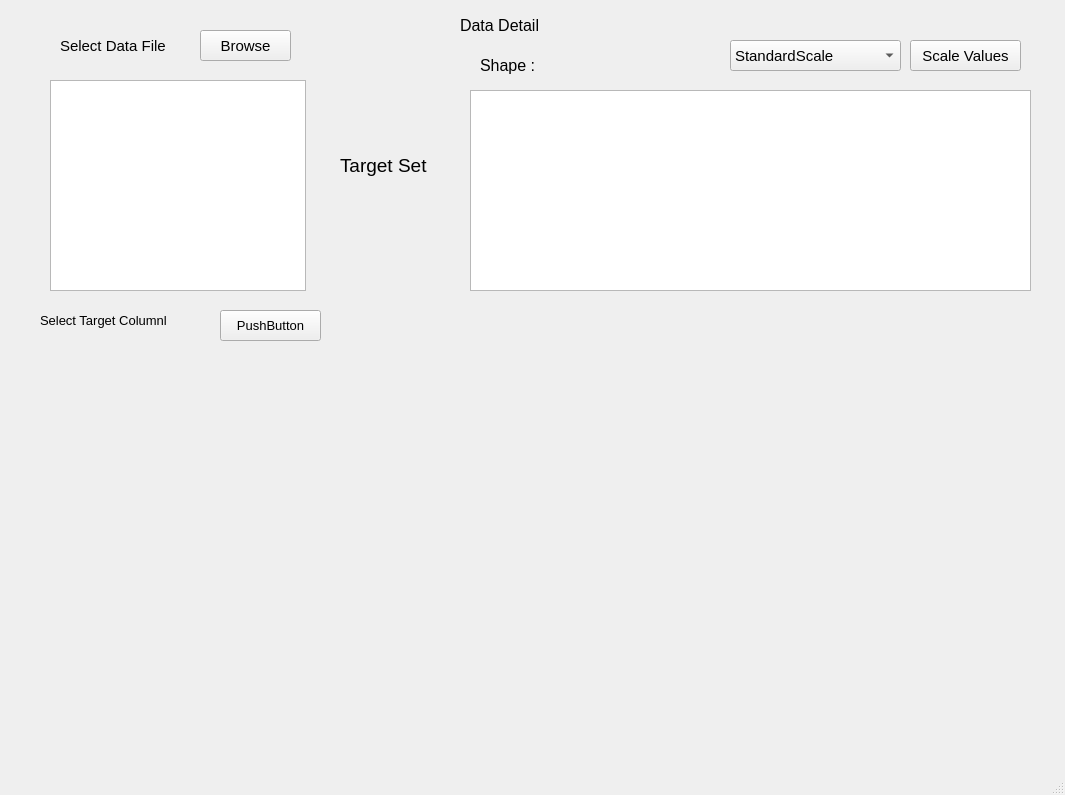
<?xml version="1.0" encoding="UTF-8"?>
<ui version="4.0">
 <class>MainWindow</class>
 <widget class="QMainWindow" name="MainWindow">
  <property name="geometry">
   <rect>
    <x>0</x>
    <y>0</y>
    <width>1065</width>
    <height>795</height>
   </rect>
  </property>
  <property name="font">
   <font>
    <pointsize>11</pointsize>
   </font>
  </property>
  <property name="windowTitle">
   <string>MainWindow</string>
  </property>
  <widget class="QWidget" name="centralwidget">
   <widget class="QLabel" name="label">
    <property name="geometry">
     <rect>
      <x>60</x>
      <y>30</y>
      <width>111</width>
      <height>31</height>
     </rect>
    </property>
    <property name="font">
     <font>
      <pointsize>11</pointsize>
     </font>
    </property>
    <property name="text">
     <string>Select Data File</string>
    </property>
   </widget>
   <widget class="QPushButton" name="Browse">
    <property name="geometry">
     <rect>
      <x>200</x>
      <y>30</y>
      <width>91</width>
      <height>31</height>
     </rect>
    </property>
    <property name="font">
     <font>
      <pointsize>11</pointsize>
     </font>
    </property>
    <property name="text">
     <string>Browse</string>
    </property>
   </widget>
   <widget class="QListWidget" name="column_list">
    <property name="geometry">
     <rect>
      <x>50</x>
      <y>80</y>
      <width>256</width>
      <height>211</height>
     </rect>
    </property>
   </widget>
   <widget class="QLabel" name="label_29">
    <property name="geometry">
     <rect>
      <x>340</x>
      <y>150</y>
      <width>91</width>
      <height>31</height>
     </rect>
    </property>
    <property name="font">
     <font>
      <pointsize>14</pointsize>
     </font>
    </property>
    <property name="text">
     <string>Target Set</string>
    </property>
   </widget>
   <widget class="QLabel" name="label_3">
    <property name="geometry">
     <rect>
      <x>460</x>
      <y>10</y>
      <width>211</width>
      <height>31</height>
     </rect>
    </property>
    <property name="font">
     <font>
      <pointsize>12</pointsize>
     </font>
    </property>
    <property name="text">
     <string>Data Detail </string>
    </property>
   </widget>
   <widget class="QLabel" name="shape">
    <property name="geometry">
     <rect>
      <x>480</x>
      <y>50</y>
      <width>231</width>
      <height>31</height>
     </rect>
    </property>
    <property name="font">
     <font>
      <pointsize>12</pointsize>
     </font>
    </property>
    <property name="text">
     <string>Shape :</string>
    </property>
   </widget>
   <widget class="QComboBox" name="scaler">
    <property name="geometry">
     <rect>
      <x>730</x>
      <y>40</y>
      <width>171</width>
      <height>31</height>
     </rect>
    </property>
    <item>
     <property name="text">
      <string>StandardScale</string>
     </property>
    </item>
    <item>
     <property name="text">
      <string>MinMaxScale</string>
     </property>
    </item>
    <item>
     <property name="text">
      <string>PowerScale</string>
     </property>
    </item>
    <item>
     <property name="text">
      <string/>
     </property>
    </item>
   </widget>
   <widget class="QPushButton" name="scale_btn">
    <property name="geometry">
     <rect>
      <x>910</x>
      <y>40</y>
      <width>111</width>
      <height>31</height>
     </rect>
    </property>
    <property name="font">
     <font>
      <pointsize>11</pointsize>
     </font>
    </property>
    <property name="text">
     <string>Scale Values</string>
    </property>
   </widget>
   <widget class="QTableView" name="tableView">
    <property name="geometry">
     <rect>
      <x>470</x>
      <y>90</y>
      <width>561</width>
      <height>201</height>
     </rect>
    </property>
   </widget>
   <widget class="QLabel" name="label_2">
    <property name="geometry">
     <rect>
      <x>40</x>
      <y>300</y>
      <width>211</width>
      <height>41</height>
     </rect>
    </property>
    <property name="font">
     <font>
      <pointsize>10</pointsize>
     </font>
    </property>
    <property name="text">
     <string>Select Target Columnl</string>
    </property>
   </widget>
   <widget class="QPushButton" name="Submit">
    <property name="geometry">
     <rect>
      <x>220</x>
      <y>310</y>
      <width>101</width>
      <height>31</height>
     </rect>
    </property>
    <property name="font">
     <font>
      <pointsize>10</pointsize>
     </font>
    </property>
    <property name="text">
     <string>PushButton</string>
    </property>
   </widget>
   <widget class="QLabel" name="target_col">
    <property name="geometry">
     <rect>
      <x>320</x>
      <y>210</y>
      <width>131</width>
      <height>61</height>
     </rect>
    </property>
    <property name="font">
     <font>
      <pointsize>12</pointsize>
     </font>
    </property>
    <property name="text">
     <string/>
    </property>
   </widget>
  </widget>
  <widget class="QMenuBar" name="menubar">
   <property name="geometry">
    <rect>
     <x>0</x>
     <y>0</y>
     <width>1065</width>
     <height>31</height>
    </rect>
   </property>
  </widget>
  <widget class="QStatusBar" name="statusbar"/>
 </widget>
 <resources/>
 <connections/>
</ui>
